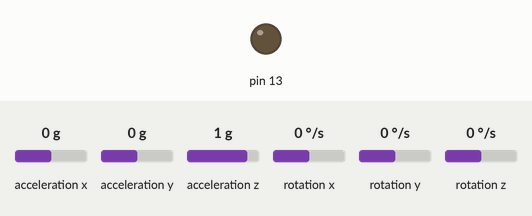
Recording of a sketch running on a simulated Arduino Uno, built with avr-gcc and run on an emulated ATmega328P. On the bench: output pins drawn as LEDs (lit = HIGH). The test bench sets the inputs (shaded band); at power-on: acceleration x 0 g, acceleration y 0 g, acceleration z 1 g, rotation x 0 °/s, rotation y 0 °/s, rotation z 0 °/s. What the sketch prints to the serial monitor is not drawn.

Above: at 0.1 s.
At 0.8 s:
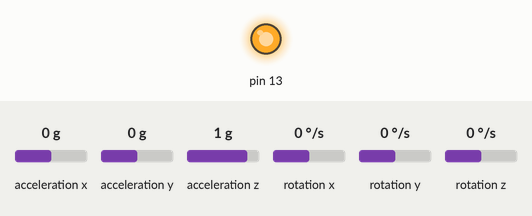
Timing chart, 0 to 2.4 s (numbered marks = the images above):
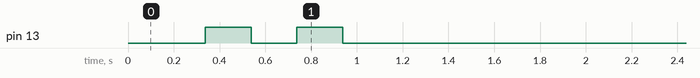

The sketch:

FioBlink.ino
```cpp
/************************************************************************/
/*						INERTIAL MEASUREMENT UNIT
The program performs readings from Accelerometer and Gyroscope to
perform calculations to get orientation and velocity.

The gyroscope needs to be calibrated at the beginning in order to avoid
zero-level rate. This is done by reading a specific number of samples and
performing an average of the data.

To avoid drifting from gyro data and noise from accelerometer data, is
necessary to perform a Complementary Filter.

/************************************************************************/
#include <Wire.h>
#include <L3G.h>

/************************************************************************/
/*  Variables                                                           */
/************************************************************************/
#define	LED	32						// PB5 as LED
#define BLINK_LED	PORTB |= LED, delay(200), PORTB &= ~LED, delay(200)
L3G gyro;							// Gyroscope instance
const byte sampleNum = 250;			// Number of samples to be read to perform calibration
const float gyroGain = 0.00875;		// Sensitivity factor for 250 dps
const float deltaTime = 0.010;		// deltaTime = 100Hz
long time;
signed int gyro_offsetX = 0;
signed int gyro_offsetY = 0;
signed int gyro_offsetZ = 0;
float gyroRateX = 0.0;
float gyroRateY = 0.0;
float gyroRateZ = 0.0;
float gyroAngleX = 0.0;
float gyroAngleY = 0.0;
float gyroAngleZ = 0.0;

/************************************************************************/
/*	Function Prototypes
/************************************************************************/
void calculateGyroOffset(void);

/************************************************************************/
/*	Setup Function
Initializes Serial communication and IMU
/************************************************************************/
void setup() {

Serial.begin(57600);				// Opens serial port, sets data rate to 57600 bps
Wire.begin();						// Initializes I2C
DDRB |= (1 << PORTB5);				// Set PB5 as output

// Check if gyroscope is working
if (!gyro.init()) {
Serial.println("Failed to autodetect gyro type!");
while (1);
}
gyro.enableDefault();				// Enable Gyroscope with default settings
calculateGyroOffset();				// Calculate gyroscope zero-rate level

// blink twice at startup
BLINK_LED;
BLINK_LED;
time = millis();
}

/************************************************************************/
/*	Loop Function
This functions perfoms the main loop of the program.
/************************************************************************/
void loop() {

	if (millis() - time > 10) {
		// Read raw data from Gyroscope
		gyro.read();

		// Calculate angular velocity from Gyro raw data
		gyroRateX = ((float)gyro.g.x - gyro_offsetX) * gyroGain;
		gyroRateY = ((float)gyro.g.y - gyro_offsetY) * gyroGain;
		gyroRateZ = ((float)gyro.g.z - gyro_offsetZ) * gyroGain;

		// Convert angular velocity to angles
		gyroAngleX += gyroRateX * deltaTime;
		gyroAngleY += gyroRateY * deltaTime;
		gyroAngleZ += gyroRateZ * deltaTime;

		Serial.print("AngleX: ");
		Serial.print(gyroAngleX);
		Serial.print(" AngleY: ");
		Serial.print(gyroAngleY);
		Serial.print(" AngleZ: ");
		Serial.print(gyroAngleZ);
		Serial.write(10);			//Carrier-return;
		time = millis();
	}
}

void calculateGyroOffset() {

for (byte n = 0; n < sampleNum; n++) {
gyro.read();
gyro_offsetX += (signed int)gyro.g.x;
gyro_offsetY += (signed int)gyro.g.y;
gyro_offsetZ += (signed int)gyro.g.z;
}
gyro_offsetX /= sampleNum;
gyro_offsetY /= sampleNum;
gyro_offsetZ /= sampleNum;

}
```
